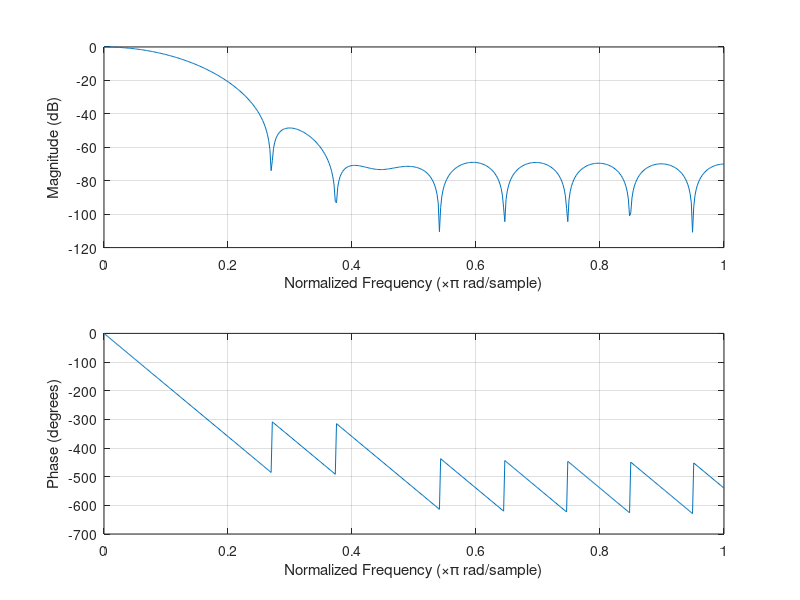
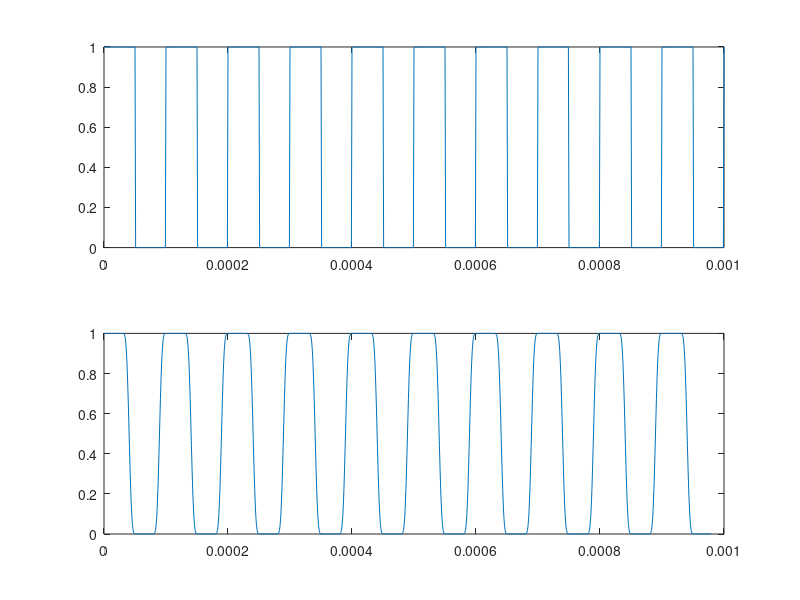

MATLAB code for these plots, in order: (Note: this script raises an error after producing the figures.)
%-----------FIR滤波器参数(生成.v)-----------------
clc,clear,close all

fs=1e6;

N=20;
Wn=0.1;
b = fir1(N, Wn); % 默认Hamming窗

freqz(b,1,512)

%% pramas
B=floor(b*65536);
B=B';

%% test
t=0:1/fs:1e-3;
s=(mod(t,1e-4)<5e-5)*1.0;

%s_filt=filter(B,1,s)/65536;
for i=1:size(s,2)-N-1
    s_filt(i)=s(i:i+N)*double(B)/65536;
end

figure
subplot(2,1,1)
plot(t,s)
subplot(2,1,2)
plot(t(1:end-N-1),s_filt)

%% 生成.v
filename='FIR_params';
fid=fopen(['./v/',filename,'.v'],'w');

fprintf(fid,['/* ','\n',...
' * file\t\t\t: ',filename,'.v','\n',...
' * author\t\t: 今朝无言','\n',...
' * date\t\t\t: 2023-07-04','\n',...
' * version\t\t: v1.0','\n',...
' * description\t: FIR 滤波器','\n',...
' */','\n']);

fprintf(fid,['module ',filename,'(','\n',...
'output\t[',num2str(size(B,1)*16-1),':0]\tparams\n',...
');\n\n']);

for i=1:size(B,1)
    if(B(i)>=0)
        hex=dec2hex(B(i),4);
    else
        hex=dec2hex(65536+B(i),4);
    end
    fprintf(fid,['assign\t','params[',...
        num2str(i*16-1),':',num2str((i-1)*16),...
        ']\t= 16','''','h',hex,';\n']);
end

fprintf(fid,'\nendmodule\n');

fclose(fid);
